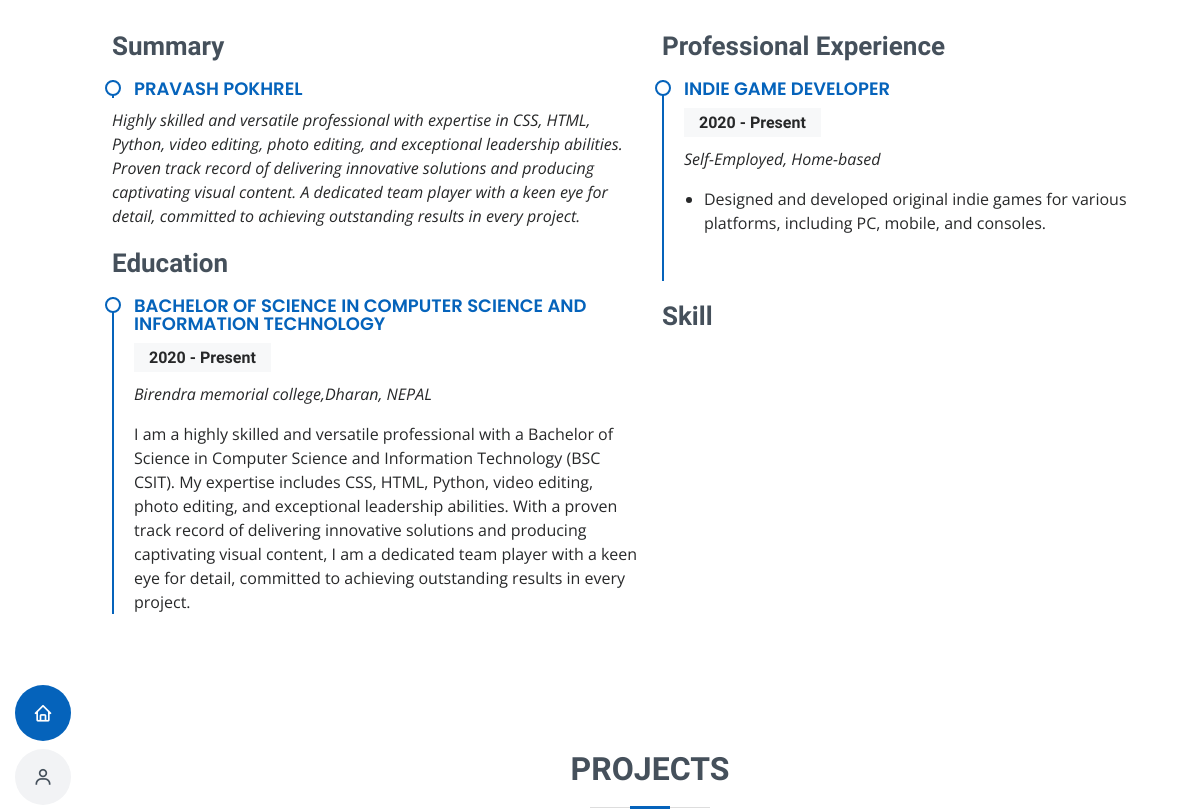
The app's page / (middle part), older data.
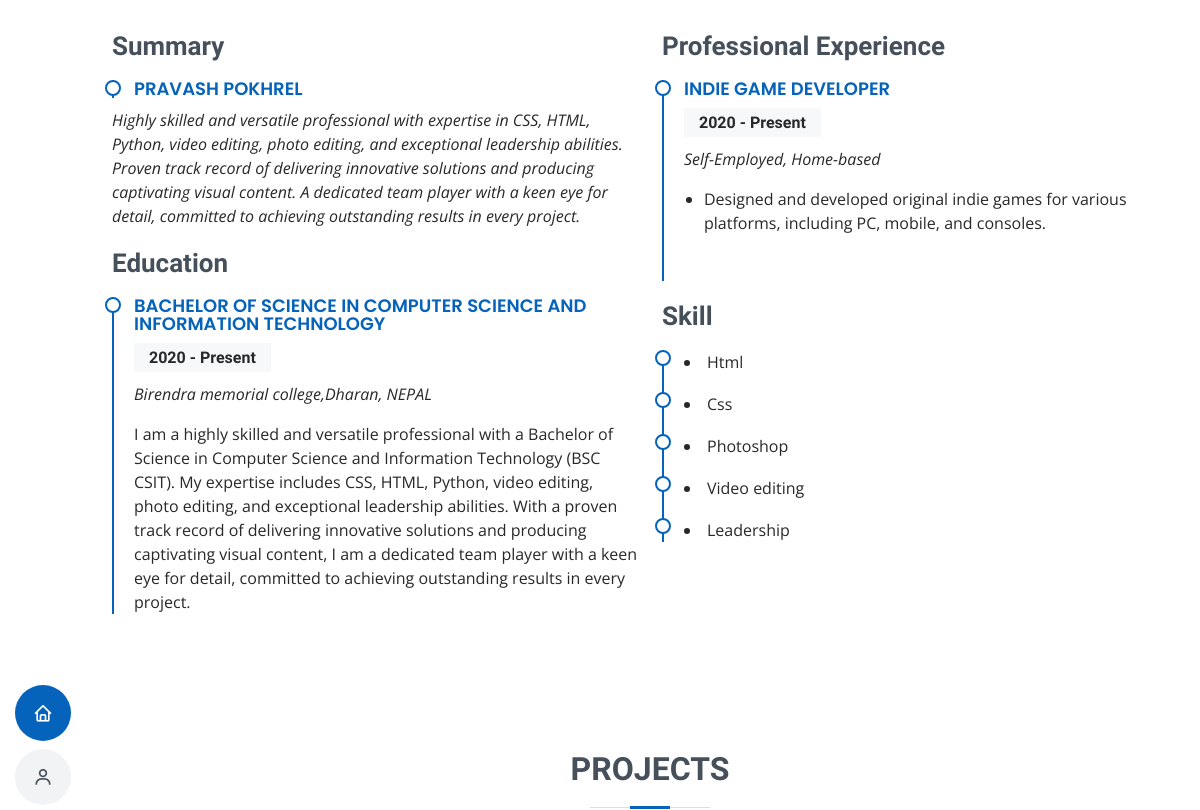
The same page, newer data.
### home/models.py (models this page shows)
class Summary(models.Model):
    name = models.CharField(max_length=100,blank=True, null=True)
    description = models.TextField(blank=True, null=True)

class Education(models.Model):
    degree = models.CharField(max_length=100,blank=True, null=True)
    school_name = models.CharField(max_length=100,blank=True, null=True)
    location = models.CharField(max_length=100,blank=True, null=True)
    start_date = models.DateField(blank=True, null=True)
    end_date = models.CharField(max_length=100,blank=True, null=True)
    description = models.TextField(blank=True, null=True)

class ProfessionalExperience(models.Model):
    job_title = models.CharField(max_length=100,blank=True, null=True)
    company_name = models.CharField(max_length=100,blank=True, null=True)
    location = models.CharField(max_length=100,blank=True, null=True)
    start_date = models.DateField(blank=True, null=True)
    end_date = models.CharField(max_length=100,blank=True, null=True)
    responsibilities = models.TextField(blank=True, null=True)

class Skill(models.Model):
    name = models.CharField(max_length=100,blank=True, null=True)

### home/views.py (the view)
# urls.py: path('',display_page,name="index")
def display_page(request):
    my_hero = Hero.objects.first()
    abouts = Abouts.objects.first()
    clients = Client.objects.first()
    social_platform = socialplatform.objects.last()
    summaries = Summary.objects.all()
    experiences = ProfessionalExperience.objects.all()
    educations = Education.objects.all()
    contacts =contact.objects.all()
    skills = Skill.objects.all()
    testimonials = Testimonial.objects.all()
    service_list = services.objects.all()
    sdescription_list = sdescription.objects.all()
    projects = Project.objects.all()
    if not my_hero:
        my_hero =  Hero.objects.create(title="Pravash") # if not exist we create a new object
    context ={
        'myhero':my_hero,
        'abouts': abouts,
        'social_platform':social_platform,
        'clients':clients,
        'contacts':contacts,
        'projects': projects,
        'summaries': summaries,
        'experiences': experiences,
        'educations': educations,
        'skills': skills,
        'testimonials': testimonials,
        'services': service_list,
        'sdescriptions': sdescription_list,
        'mydata': [
            "football",
            "volleyball",
            "basketball"
        ]
    }
    return render(request,'index.html',context)

### templates/index.html (shortened to what this page needs)
{% load static %}
<!DOCTYPE html>
<html lang="en">
<head>
  <link href="{% static 'assets/vendor/aos/aos.css' %}" rel="stylesheet">
  <link href="{% static 'assets/vendor/bootstrap/css/bootstrap.min.css' %}" rel="stylesheet">
  <link href="{% static 'assets/vendor/bootstrap-icons/bootstrap-icons.css' %}" rel="stylesheet">
  <link href="{% static 'assets/vendor/boxicons/css/boxicons.min.css' %}" rel="stylesheet">
  <link href="{% static 'assets/vendor/glightbox/css/glightbox.min.css' %}" rel="stylesheet">
  <link href="{% static 'assets/vendor/swiper/swiper-bundle.min.css' %}" rel="stylesheet">
  <link href="{% static 'assets/css/style.css' %}" rel="stylesheet">
</head>
<body>
  <header id="header" class="d-flex flex-column justify-content-center">
    <nav id="navbar" class="navbar nav-menu">
      <ul>
        <li><a href="#hero" class="nav-link scrollto active"><i class="bx bx-home"></i> <span>Home</span></a></li>
        <li><a href="#about" class="nav-link scrollto"><i class="bx bx-user"></i> <span>About</span></a></li>
      </ul>
    </nav>
  </header>
  <main id="main">
<section id="resume" class="resume">
  <div class="container" data-aos="fade-up">
      <div class="section-title">
      </div>
      <div class="row">
          <div class="col-lg-6">
              <h3 class="resume-title">Summary</h3>
              {% for summary in summaries %}
              {% if forloop.first %}
              <div class="resume-item pb-0">
                  <h4>{{ summary.name }}</h4>
              </div>
              {% endif %}
              <p><em>{{ summary.description }}</em></p>
              {% endfor %}
              <h3 class="resume-title">Education</h3>
              {% for education in educations %}
              <div class="resume-item">
                  <h4>{{ education.degree }}</h4>
                  <h5>{{ education.start_date|date:"Y" }} - {{ education.end_date }}</h5>
                  <p><em>{{ education.school_name }}, {{ education.location }}</em></p>
                  <p>{{ education.description }}</p>
              </div>
              {% endfor %}
          </div>
          <div class="col-lg-6">
              <h3 class="resume-title">Professional Experience</h3>
              {% for experience in experiences %}
              <div class="resume-item">
                  <h4>{{ experience.job_title }}</h4>
                  <h5>{{ experience.start_date|date:"Y" }} - {{ experience.end_date }}</h5>
                  <p><em>{{ experience.company_name }}, {{ experience.location }}</em></p>
                  <ul>
                      <li>{{ experience.responsibilities }}</li>
                  </ul>
              </div>
              {% endfor %}
          <div class="col-lg-6">
            <h3 class="resume-title">Skill</h3>
            {% for skills in skills %}
            <div class="resume-item">
                    <li>{{skills.name }}</li>
            </div>
            {% endfor %}
        </div>
      </div>
  </div>
</section>
    <section id="portfolio" class="portfolio section-bg">
      <div class="container" data-aos="fade-up">
        <div class="section-title">
          <h2>Projects</h2>
        </div>
      </div>
    </section>
  </main>
</body>
</html>

### static/assets/css/style.css (style rules this page uses)
body { font-family: "Open Sans", sans-serif; color: #272829; }
a { color: #0563bb; text-decoration: none; }
h1, h2, h3, h4, h5, h6 { font-family: "Raleway", sans-serif; }
#header { position: fixed; top: 0; left: 0; bottom: 0; z-index: 9997; transition: all 0.5s; padding: 15px; overflow-y: auto; }
@media (min-width: 991px) { #main { margin-left: 100px; } }
.nav-menu { padding: 0; display: block; }
.nav-menu * { margin: 0; padding: 0; list-style: none; }
.nav-menu>ul>li { position: relative; white-space: nowrap; }
.nav-menu a, .nav-menu a:focus { display: flex; align-items: center; color: #45505b; padding: 10px 18px; margin-bottom: 8px; transition: 0.3s; font-size: 15px; border-radius: 50px; background: #f2f3f5; height: 56px; width: 100%; overflow: hidden; transition: 0.3s; }
.nav-menu a i, .nav-menu a:focus i { font-size: 20px; }
@media (min-width: 992px) { .nav-menu a, .nav-menu a:focus { width: 56px; } }
.nav-menu a:hover, .nav-menu .active, .nav-menu .active:focus, .nav-menu li:hover>a { color: #fff; background: #0563bb; }
section { padding: 60px 0; overflow: hidden; }
.section-title { text-align: center; padding-bottom: 30px; }
.section-title h2 { font-size: 32px; font-weight: bold; text-transform: uppercase; margin-bottom: 20px; padding-bottom: 20px; position: relative; color: #45505b; }
.section-title h2::before { content: ""; position: absolute; display: block; width: 120px; height: 1px; background: #ddd; bottom: 1px; left: calc(50% - 60px); }
.section-title h2::after { content: ""; position: absolute; display: block; width: 40px; height: 3px; background: #0563bb; bottom: 0; left: calc(50% - 20px); }
.resume .resume-title { font-size: 26px; font-weight: 700; margin-top: 20px; margin-bottom: 20px; color: #45505b; }
.resume .resume-item { padding: 0 0 20px 20px; margin-top: -2px; border-left: 2px solid #0563bb; position: relative; }
.resume .resume-item h4 { line-height: 18px; font-size: 18px; font-weight: 600; text-transform: uppercase; font-family: "Poppins", sans-serif; color: #0563bb; margin-bottom: 10px; }
.resume .resume-item h5 { font-size: 16px; background: #f7f8f9; padding: 5px 15px; display: inline-block; font-weight: 600; margin-bottom: 10px; }
.resume .resume-item ul { padding-left: 20px; }
.resume .resume-item ul li { padding-bottom: 10px; }
.resume .resume-item:last-child { padding-bottom: 0; }
.resume .resume-item::before { content: ""; position: absolute; width: 16px; height: 16px; border-radius: 50px; left: -9px; top: 0; background: #fff; border: 2px solid #0563bb; }

Row changes from the older to the newer data that the page shows:
added Skill: name "Html"
added Skill: name "Css"
added Skill: name "Photoshop"
added Skill: name "Video editing"
added Skill: name "Leadership"
